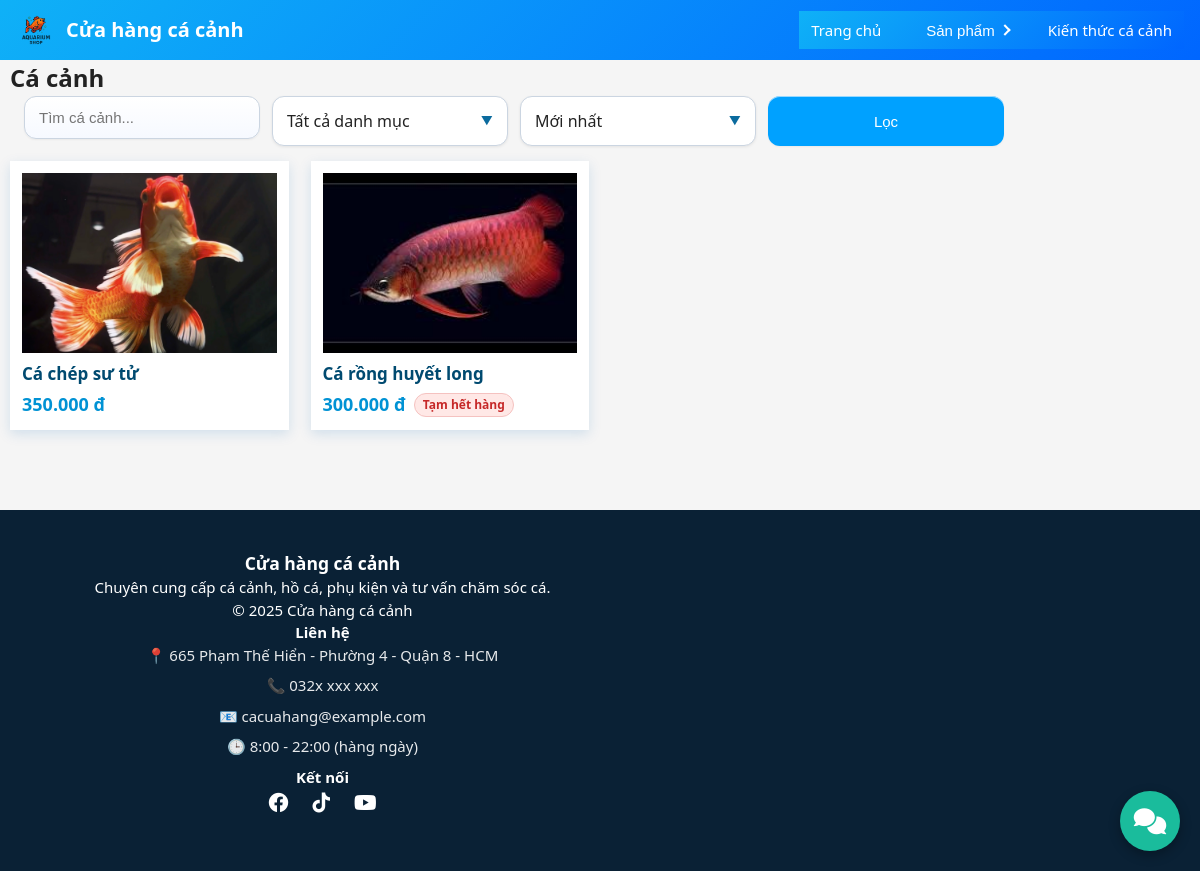
/fishs.php, run on an earlier commit of the app's database.
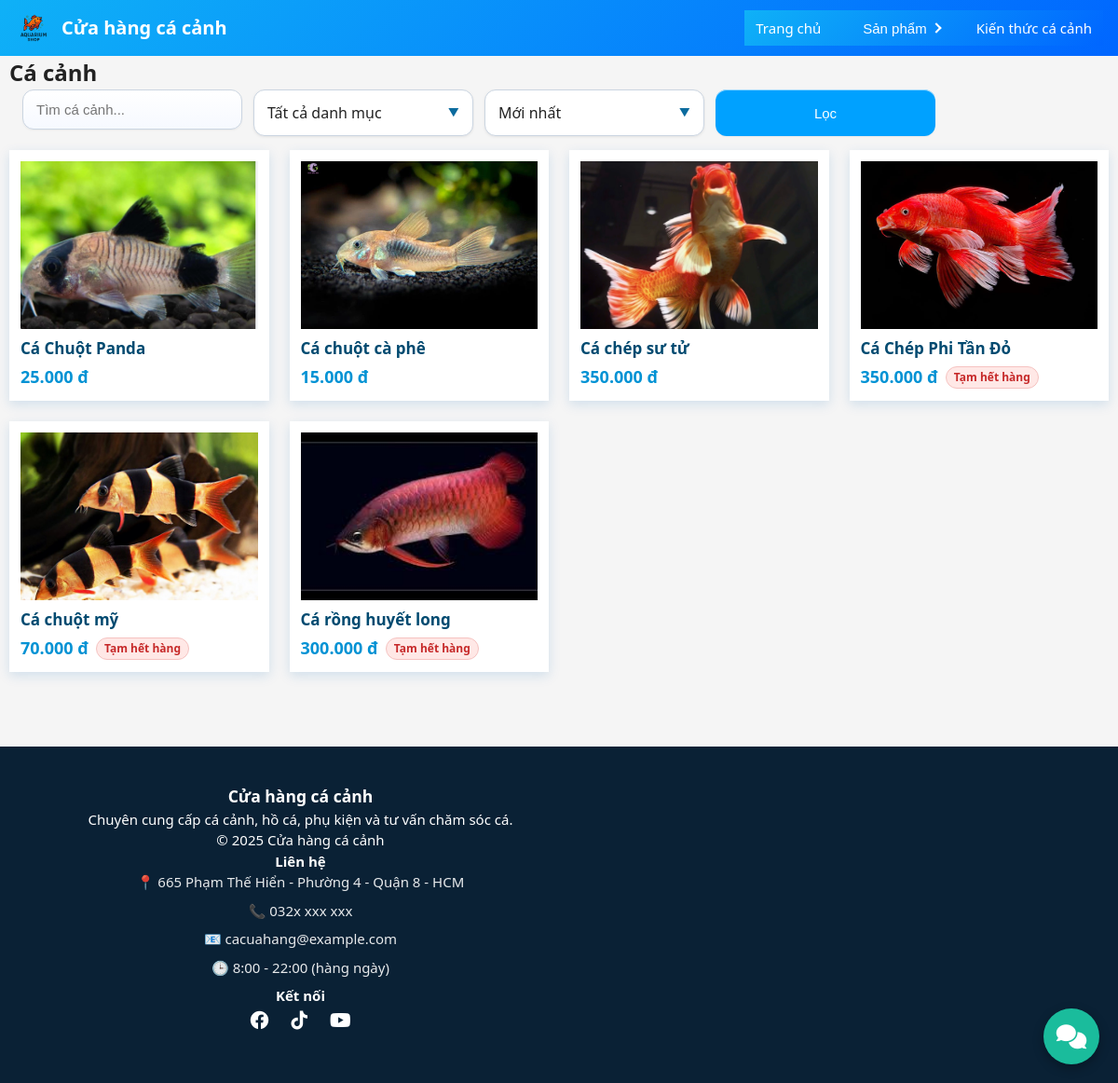
And on a later commit of the database.
### tables this page shows
CREATE TABLE IF NOT EXISTS `fishs` (
  `id` int NOT NULL AUTO_INCREMENT,
  `category_id` int NOT NULL,
  `name` varchar(255) NOT NULL,
  `slug` varchar(191) NOT NULL,
  `price` int DEFAULT '0',
  `thumbnail` varchar(255) DEFAULT NULL,
  `description` text,
  `created_at` timestamp NULL DEFAULT CURRENT_TIMESTAMP,
  `status` tinyint(1) NOT NULL DEFAULT '1',
  PRIMARY KEY (`id`),
  UNIQUE KEY `slug` (`slug`),
  KEY `category_id` (`category_id`)
);

### fishs.php (the view, shortened to what this page needs)
<?php
include __DIR__ . '/includes/db.php';
include __DIR__ . '/includes/header.php';
$selectedCategoryId = isset($_GET['category_id']) ? (int) $_GET['category_id'] : 0;
$selectedCategoryName = '';
$searchKeyword = isset($_GET['keyword']) ? trim($_GET['keyword']) : '';
$sortOption = isset($_GET['sort']) ? $_GET['sort'] : 'newest';
$sortLabels = [
    'newest' => 'Mới nhất',
    'price_asc' => 'Giá tăng dần',
    'price_desc' => 'Giá giảm dần',
    'name_asc' => 'Tên A -> Z',
    'name_desc' => 'Tên Z -> A',
];
$sortText = $sortLabels[$sortOption] ?? $sortLabels['newest'];
$perPage = 20;
$page = isset($_GET['page']) ? max(1, (int)$_GET['page']) : 1;
$offset = ($page - 1) * $perPage;
$baseWhere = "WHERE 1";
$orderClauses = ["status DESC"];
switch ($sortOption) {
    default:
        $orderClauses[] = "created_at DESC";
        break;
}
$sql_products = "SELECT * FROM fishs $baseWhere ORDER BY " . implode(', ', $orderClauses) . " LIMIT $perPage OFFSET $offset";
$prod_res = mysqli_query($conn, $sql_products);
$products = [];
while ($p = mysqli_fetch_assoc($prod_res)) {
    $products[] = $p;
}
?>
<h2>Cá cảnh</h2>
<link rel="stylesheet" href="./assets/css/products.css">
<div class="filter-box">
  <form method="get" id="filterForm">
    <div class="form-loc">
        <div class="timkiem">
            <input
            type="text"
            name="keyword"
            placeholder="Tìm cá cảnh..."
            value="<?= htmlspecialchars($searchKeyword) ?>"
            >
        </div>
        <div class="chondanhmuc custom-select" data-field="category_id">
            <div class="select-selected">
                <span class="select-text">
                    <?= $selectedCategoryId > 0 ? htmlspecialchars($selectedCategoryName) : 'Tất cả danh mục' ?>
                </span>
                <span class="select-arrow">▼</span>
            </div>
        </div>
        <div class="sapxep custom-select" data-field="sort">
            <div class="select-selected">
                <span class="select-text"><?= $sortText ?></span>
                <span class="select-arrow">▼</span>
            </div>
        </div>
        <button type="submit">Lọc</button>
    </div>
  </form>
</div>
<?php if (empty($products)): ?>
    <p>Hiện chưa có cá nào.</p>
<?php else: ?>
    <div class="grid">
        <?php foreach ($products as $row): ?>
            <?php
                $imgFile = !empty($row['thumbnail']) ? $row['thumbnail'] : ($row['image'] ?? '');
                $imgSrc = $imgFile ?: './images/logo/logo.png';
                $inactive = (int)($row['status'] ?? 1) === 0;
            ?>
            <a class="card" href="fish.php?slug=<?= urlencode($row['slug']) ?>">
                <?php if ($imgSrc): ?>
                    <img src="<?= htmlspecialchars($imgSrc) ?>" alt="<?= htmlspecialchars($row['name']) ?>">
                <?php endif; ?>
                <h3><?= htmlspecialchars($row['name']) ?></h3>
                <p class="price-line">
                    <strong><?= number_format((int)$row['price'], 0, ',', '.') ?> đ</strong>
                    <?php if ($inactive): ?><span class="badge-out-of-stock">Tạm hết hàng</span><?php endif; ?>
                </p>
            </a>
        <?php endforeach; ?>
    </div>
<?php endif; ?>
<?php include __DIR__ . '/includes/footer.php'; ?>

### includes/header.php (shortened to what this page needs)
<?php
$logoFilePath = __DIR__ . '/../images/logo/logo.png';
$logoUrl = './images/logo/logo.png';
if (file_exists($logoFilePath)) {
  $logoUrl .= '?v=' . filemtime($logoFilePath);
} else {
  $logoUrl = './images/icons/icon-zalo.png';
}
?>
<!DOCTYPE html>
<html lang="vi">
<head>
  <link rel="stylesheet" href="./assets/css/style.css">
  <link rel="stylesheet" href="./assets/css/header.css">
</head>
<body>
  <header class="site-header">
    <div class="container header-inner">
      <div class="logo">
        <img src="<?= $logoUrl ?>" alt="Cửa hàng cá cảnh">
        <a href="./">Cửa hàng cá cảnh</a>
      </div>
      <nav class="main-nav">
        <a href="./">Trang chủ</a>
        <div class="nav-dropdown">
          <button type="button" class="dropdown-toggle">Sản phẩm <span class="arrow"></span></button>
        </div>
        <a href="./blog.php">Kiến thức cá cảnh</a>
      </nav>
    </div>
  </header>
  <main class="container">

### includes/footer.php (shortened to what this page needs)
<link rel="stylesheet" href="./assets/css/footer.css">
<?php
  $cfg = [
    'facebook' => '#',
    'tiktok' => '#',
    'youtube' => '#'
  ];
  $cfgPath = __DIR__ . '/site-config.json';
  if (file_exists($cfgPath)) {
    $loaded = json_decode(file_get_contents($cfgPath), true);
    if (is_array($loaded)) {
      $cfg = array_merge($cfg, $loaded);
    }
  }
?>
<?php include __DIR__ . '/nutlienhe.php'; ?>
</main class="container">
<footer class="footer">
  <div class="footer-container">
    <div class="thongtin">
      <div class="footer-col">
        <h3>Cửa hàng cá cảnh</h3>
        <p>Chuyên cung cấp cá cảnh, hồ cá, phụ kiện và tư vấn chăm sóc cá.</p>
        <p>© <?= date('Y') ?> Cửa hàng cá cảnh</p>
      </div>
      <div class="footer-col">
        <h4>Liên hệ</h4>
        <ul>
          <li>📍 665 Phạm Thế Hiển - Phường 4 - Quận 8 - HCM</li>
          <li>📞 032x xxx xxx</li>
          <li>📧 cacuahang@example.com</li>
          <li>🕒 8:00 - 22:00 (hàng ngày)</li>
        </ul>
      </div>
      <div class="footer-col">
        <h4>Kết nối</h4>
        <div class="social-links">
          <a href="<?= htmlspecialchars($cfg['facebook'] ?: '#') ?>"><i class="fab fa-facebook"></i></a>
          <a href="<?= htmlspecialchars($cfg['tiktok'] ?: '#') ?>"><i class="fab fa-tiktok"></i></a>
          <a href="<?= htmlspecialchars($cfg['youtube'] ?: '#') ?>"><i class="fab fa-youtube"></i></a>
        </div>
      </div>
    </div>
    <div class="footer-col">
      <iframe src="https://www.google.com/maps/embed?pb=!1m18!1m12!1m3!1d31360.251004487403!2d106.63603708418555!3d10.732063472479796!2m3!1f0!2f0!3f0!3m2!1i1024!2i768!4f13.1!3m3!1m2!1s0x31752f31b9155e0d%3A0xa1537680b2cae506!2zQ-G7rWEgSMOgbmcgQ8OhIEPhuqNuaCBROCBBUVVBUklVTSBDT0ZGRUU!5e0!3m2!1svi!2s!4v1763782883839!5m2!1svi!2s" width="100%" max-width="400px" height="300" style="border:0;" allowfullscreen="" loading="lazy"></iframe>
    </div>
  </div>
</footer>

### includes/nutlienhe.php (shortened to what this page needs)
<div class="contact-floating">
  <div class="contact-toggle">
    <i class="fa fa-comments"></i>
  </div>
</div>
<link rel="stylesheet" href="https://cdnjs.cloudflare.com/ajax/libs/font-awesome/6.0.0/css/all.min.css">

### assets/css/style.css (style rules this page uses)
* { box-sizing: border-box; margin: 0; padding: 0; }
body { font-family: system-ui, -apple-system, BlinkMacSystemFont, "Segoe UI", sans-serif; background: #f5f5f5; color: #222; line-height: 1.5; margin: 0px; max-width: 100%; max-width: 100vw; }
a { color: inherit; text-decoration: none; }
.container { width: 100%; max-width: 1280px; margin: 0 auto; padding: 0 10px; }
h1, h2, h3 { margin-top: 0; }
form { display: flex; flex-direction: column; gap: 10px; }
input[type="text"], input[type="password"], input[type="number"], textarea, select { width: 100%; max-width: 100%; padding: 8px 10px; border-radius: 4px; border: 1px solid #ccc; font-size: 14px; }
.btn, button { display: inline-block; padding: 9px 15px; border: none; background: #0077aa; color: #fff; border-radius: 4px; cursor: pointer; font-size: 14px; }
button, input, select, textarea, a { -webkit-text-size-adjust: 100%; font-size: 16px; }

### assets/css/header.css (style rules this page uses)
.site-header { background: linear-gradient(135deg, #0fb1f7 0%, #0066ff 100%); color: #fff; }
.header-inner { display: flex; align-items: center; justify-content: space-between; padding: 10px 16px; gap: 12px; }
.logo { display: flex; align-items: center; gap: 10px; }
.logo img { width: 40px; height: auto; }
.logo a { font-size: 20px; font-weight: bold; color: #fff; }
.main-nav { z-index: 10; display: flex; gap: 15px; background: linear-gradient(135deg, #0fb1f7 0%, #0066ff 100%); }
.main-nav a, .main-nav .dropdown-toggle { color: #fff; font-size: 15px; padding: 8px 12px; border-radius: 4px; min-width: 100px; text-align: center; background: transparent; border: none; cursor: pointer; display: inline-flex; align-items: center; gap: 6px; }
.dropdown-toggle .arrow { display: inline-block; width: 8px; height: 8px; border-right: 2px solid #fff; border-bottom: 2px solid #fff; transform: rotate(315deg); transition: transform 0.2s ease; }
.nav-dropdown { position: relative; display: flex; }

### assets/css/products.css (style rules this page uses)
.grid { display: grid; grid-template-columns: repeat(auto-fill, minmax(230px, 1fr)); gap: 22px; padding-bottom: 40px; }
.card { background: #ffffff; padding: 12px; border: none; box-shadow: 0 4px 12px rgba(0, 100, 180, 0.15); transition: 0.3s ease; display: flex; flex-direction: column; cursor: pointer; }
.card img { width: 100%; height: 180px; object-fit: cover; background: #f1faff; }
.card h3 { font-size: 17px; margin: 10px 0 6px; color: #004a70; font-weight: 600; line-height: 1.3; }
.card p { margin: 0; font-size: 18px; color: #0092d4; font-weight: bold; }
.price-line { display: flex; align-items: center; gap: 8px; }
.badge-out-of-stock { display: inline-flex; align-items: center; padding: 2px 8px; border-radius: 999px; background: #ffe8e6; color: #c62828; font-size: 12px; font-weight: 600; border: 1px solid #f5c2c0; }
.filter-box { display: flex; justify-content: center; padding: 0 14px; }
#filterForm { display: flex; justify-content: center; width: 100%; margin-bottom: 15px; }
.form-loc { display: grid; grid-template-columns: repeat(auto-fit, minmax(170px, 1fr)); gap: 12px; width: 100%; max-width: 980px; align-items: stretch; }
.form-loc input, .form-loc button { width: 100%; padding: 12px 14px; border-radius: 12px; border: 1px solid #cbd5e1; font-size: 15px; background: linear-gradient(180deg, #ffffff 0%, #f6f9ff 100%); box-shadow: inset 0 1px 0 rgba(255,255,255,0.6), 0 1px 2px rgba(0,0,0,0.05); transition: border-color 0.2s, box-shadow 0.2s, transform 0.1s; }
.form-loc button { background: #00a1ff; border: none; color: white; cursor: pointer; transition: 0.2s; min-height: 48px; }
.custom-select { position: relative; width: 100%; user-select: none; }
.select-selected { display: flex; align-items: center; justify-content: space-between; gap: 10px; padding: 12px 14px; background: #ffffff; border: 1px solid #cbd5e1; border-radius: 12px; cursor: pointer; box-shadow: inset 0 1px 0 rgba(255,255,255,0.6), 0 1px 3px rgba(0,0,0,0.08); transition: border-color 0.2s, box-shadow 0.2s, transform 0.1s; min-height: 48px; }
.select-arrow { font-size: 12px; color: #0b6b9e; transition: transform 0.25s ease; }

### includes/nutlienhe.php (style rules this page uses)
.contact-floating { position: fixed; bottom: 20px; right: 20px; z-index: 9999; display: flex; flex-direction: column-reverse; align-items: center; }
.contact-toggle { width: 60px; height: 60px; background: #1abc9c; border-radius: 50%; display: flex; align-items: center; justify-content: center; color: #fff; font-size: 26px; cursor: pointer; transition: 0.3s; box-shadow: 0 4px 12px rgba(0,0,0,0.3); }

What changed in the data, as far as the page shows it:
added fishs: thumbnail (picture), name "Cá Chuột Panda", price "25.000"
added fishs: thumbnail (picture), name "Cá chuột cà phê", price "15.000"
added fishs: thumbnail (picture), name "Cá Chép Phi Tần Đỏ", price "350.000", status "Tạm hết hàng"
added fishs: thumbnail (picture), name "Cá chuột mỹ", price "70.000", status "Tạm hết hàng"
